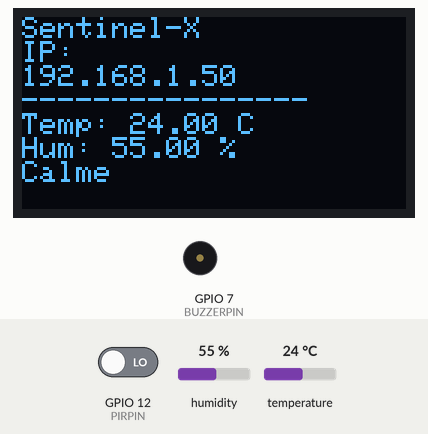
A program run on a simulated ESP8266 (NodeMCU). On the bench: 128×64 one-colour display, buzzer (waves = sounding, pin HIGH). The test bench sets the inputs (shaded band); at power-on: GPIO 12 (PIRPIN) LOW, humidity 55 %, temperature 24 °C. WiFi joins after 1.5 s; servers stay silent unless stated.

Above: at 2.9 s.
3.0 s: GPIO 12 (PIRPIN) driven HIGH
At 5.2 s:
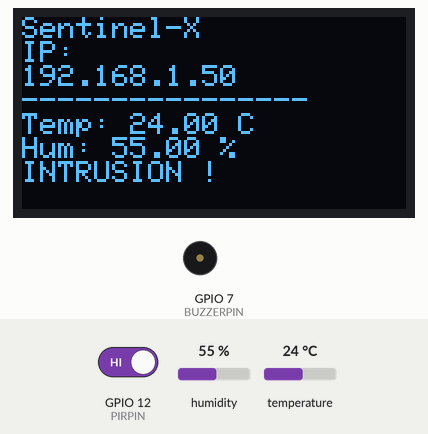
5.7 s: humidity set to 22 %
At 7.3 s:
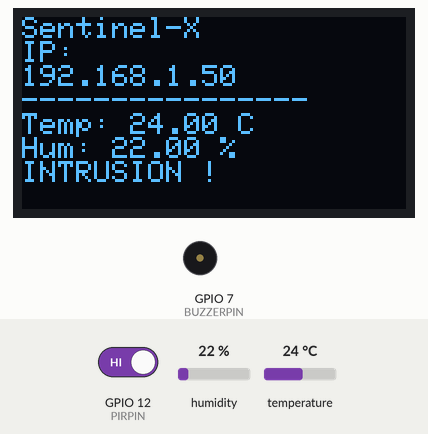
8.4 s: temperature set to 12 °C
At 10.3 s:
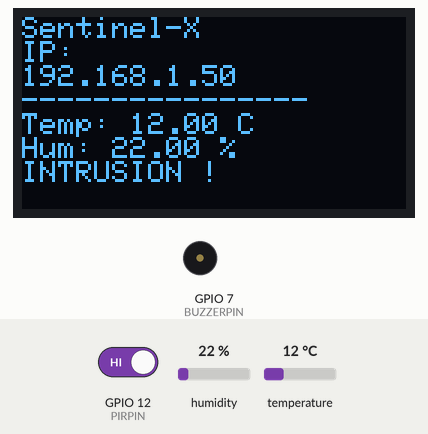
11.5 s: GPIO 12 (PIRPIN) driven LOW
At 12.5 s:
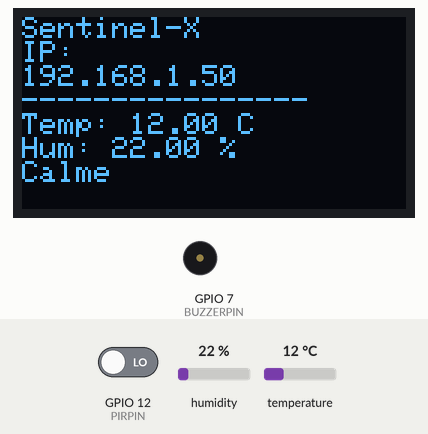
14.2 s: humidity set to 40 %
At 16.7 s:
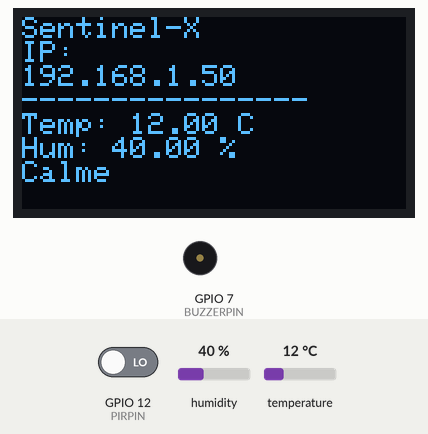
17.6 s: temperature set to 19 °C
Timing chart, 0 to 20.6 s (numbered marks = the images above; inputs shaded):
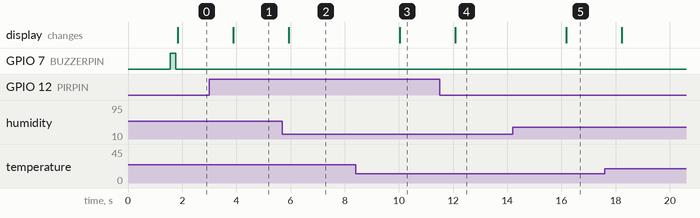

Measured:
- after the input at 3.0 s, the display: changes after 0.88 s (image 1)
- after the input at 5.7 s, the display: changes after 0.23 s (image 2)
- after the input at 8.4 s, the display: changes after 1.6 s (image 3)
- after the input at 11.5 s, the display: changes after 0.58 s (image 4)
- after the input at 14.2 s, the display: changes after 2.0 s (image 5)

The program:

main.cpp
```cpp
#include <Arduino.h>
#include <ESP8266WiFi.h>
#include <Wire.h>
#include <Adafruit_GFX.h>
#include <Adafruit_SSD1306.h>
#include "DHT.h"

#define DHTPIN 14        // GPIO14 (D5) pour le DHT22
#define DHTTYPE DHT11
#define PIRPIN 12        // GPIO12 (D6) — capteur PIR HC-SR501
#define BUZZERPIN 7       // GPIO7 (D7) — buzzer actif

DHT dht(DHTPIN, DHTTYPE);

// Dimensions de l'écran OLED (généralement 128x64 ou 128x32)
#define SCREEN_WIDTH 128
#define SCREEN_HEIGHT 64

// Initialisation de l'écran (adresse I2C généralement 0x3C)
Adafruit_SSD1306 display(SCREEN_WIDTH, SCREEN_HEIGHT, &Wire, -1);

const char* ssid = "myDiL";
const char* password = "myDiL@LILLE";

void setup() {
  Serial.begin(115200);

  // Démarrer l'écran
  if(!display.begin(SSD1306_SWITCHCAPVCC, 0x3C)) {
    Serial.println(F("Échec de l'allocation SSD1306"));
    for(;;); // Bloque le programme si l'écran n'est pas détecté
  }

  // Nettoyer l'écran et configurer le texte
  display.clearDisplay();
  display.setTextSize(1);
  display.setTextColor(WHITE);
  display.setCursor(0, 0);
  display.println("Connexion au Wi-Fi...");
  display.display(); // Toujours appeler display() pour mettre à jour l'écran

  dht.begin();
  pinMode(PIRPIN, INPUT);
  pinMode(BUZZERPIN, OUTPUT);

  // Connexion Wi-Fi
  WiFi.begin(ssid, password);
  while (WiFi.status() != WL_CONNECTED) {
    delay(500);
  }

  // Bip après connexion WiFi réussie (buzzer actif)
  digitalWrite(BUZZERPIN, HIGH);
  delay(200);
  digitalWrite(BUZZERPIN, LOW);

  // Mettre à jour l'écran avec l'IP
  display.clearDisplay();
  display.setCursor(0, 0);
  display.println("Connecte !");
  display.println("Adresse IP :");
  display.println(WiFi.localIP());
  display.display();
}

void loop() {
  float h = dht.readHumidity();
  float t = dht.readTemperature();

  display.clearDisplay();
  display.setCursor(0, 0);
  display.println("Sentinel-X");
  display.println("IP: ");
  display.println(WiFi.localIP());
  display.println("----------------");
  if (isnan(h) || isnan(t)) {
    display.println("Erreur DHT11");
  } else {
    display.print("Temp: ");
    display.print(t);
    display.println(" C");
    display.print("Hum: ");
    display.print(h);
    display.println(" %");
  }

  // Logique capteur PIR (D6)
  int pirState = digitalRead(PIRPIN);
  if (pirState == HIGH) {
    display.println("INTRUSION !");
  } else {
    display.println("Calme");
  }

  display.display();
  delay(2000);
}
```
